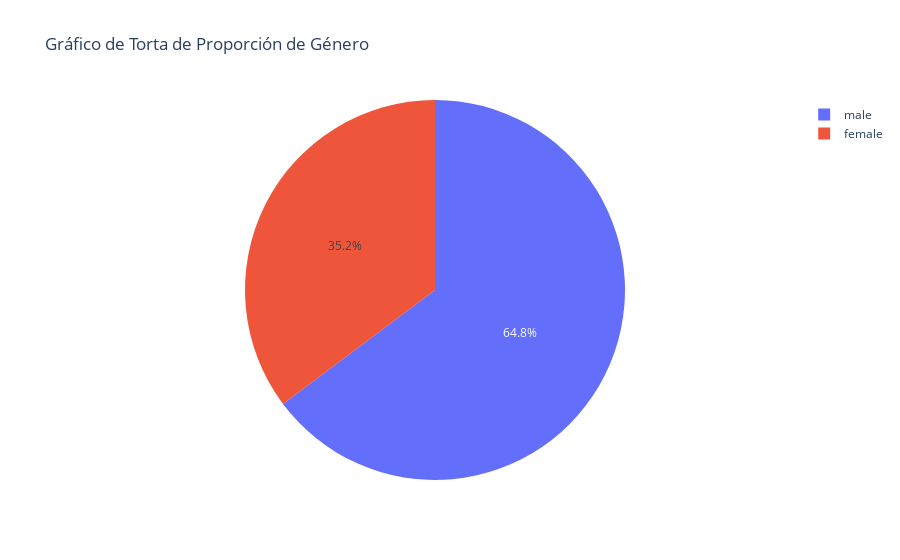

The notebook cell saved with this chart:
### Code cell
px.pie(df, names='Sex', title='Gráfico de Torta de Proporción de Género')

### Figure 1 — Plotly figure (JSON) as saved in the notebook; plotly's stock layout.template omitted (floating-point values rounded to 4 significant figures; data arrays with more than 128 entries replaced by an {"elided": "..."} marker saying what was removed)
{"data": [{"domain": {"x": [0, 1], "y": [0, 1]}, "hovertemplate": "Sex=%{label}<extra></extra>", "labels": {"elided": "891 str values"}, "legendgroup": "", "name": "", "showlegend": true, "type": "pie"}], "layout": {"legend": {"tracegroupgap": 0}, "title": {"text": "Gráfico de Torta de Proporción de Género"}}}
